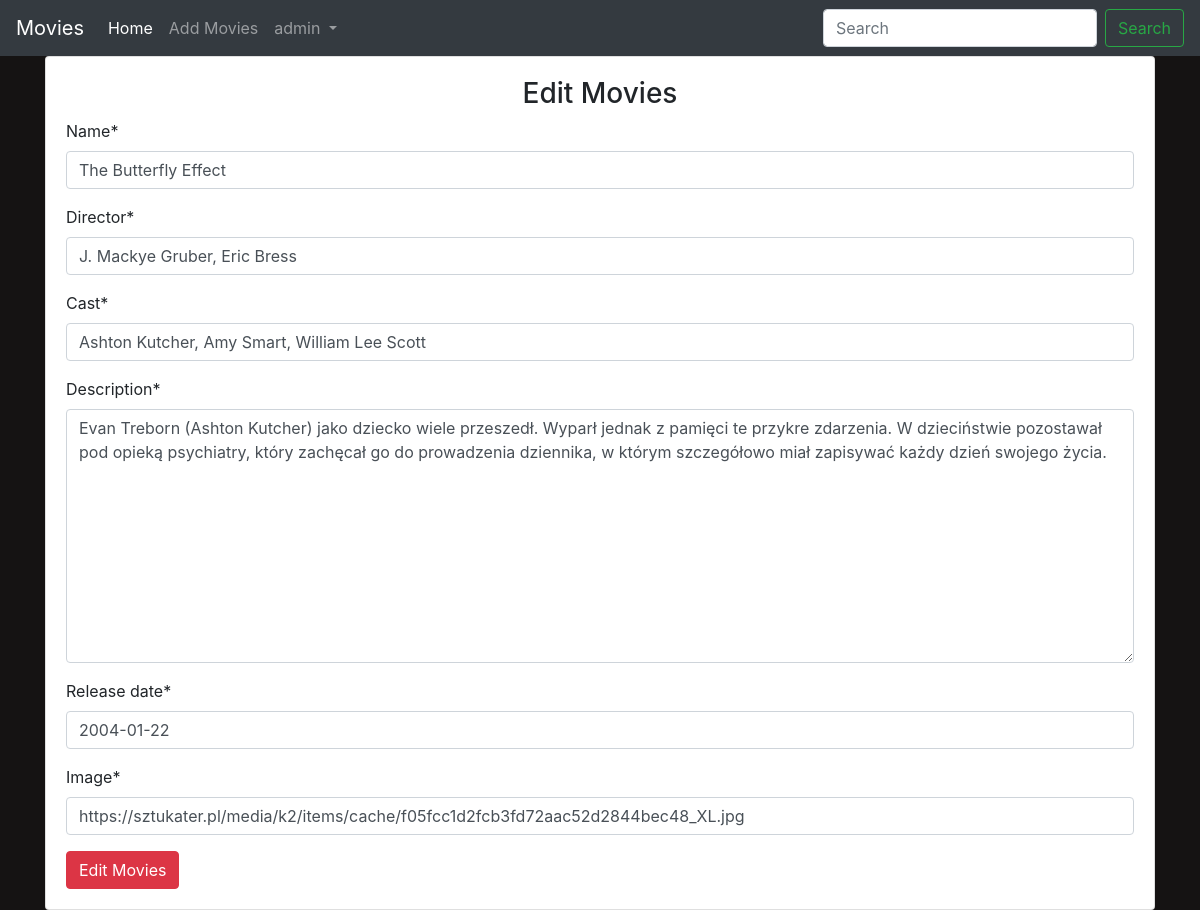
Screenshot of /editmovies/2/ (signed in) with the database file from the repository.
### main/models.py (models this page shows, shortened)
class Movie(models.Model):
    name = models.CharField(max_length=300)
    director = models.CharField(max_length=300)
    cast = models.CharField(max_length=800)
    description = models.TextField(max_length=5000)
    release_date = models.DateField()
    average_rating = models.FloatField(default=0)
    image = models.URLField(default=None, null=True)

### main/views.py (the view)
# urls.py: path('editmovies/<int:id>/', views.edit_movies, name='edit_movies'),
def edit_movies(request, id):
    if request.user.is_authenticated:
        if request.user.is_superuser:
            movie = Movie.objects.get(id=id)
            if request.method == 'POST':
                form = MovieForm(request.POST or None, instance=movie)
                if form.is_valid():
                    data = form.save(commit=False)
                    data.save()
                    return redirect('main:detail', id)
            else:
                form = MovieForm(instance=movie)
            return render(request, 'main/addmovies.html', {'form': form,
                                                           'controller': 'Edit Movies'})
        else:
            return redirect('main:home')
    return redirect('accounts:login')

### main/forms.py
class MovieForm(forms.ModelForm):
    class Meta:
        model = Movie
        fields = ('name', 'director', 'cast', 'description', 'release_date', 'image')

### main/templates/main/addmovies.html (shortened to what this page needs)
{% extends 'main/base.html' %}
{% load crispy_forms_tags %}
{% block content %}
<div class="container">
    <div class="card">
        <div class="card-body">
            <h3 class="text-center">{{ controller }}</h3>
            <form action="" method="POST">
                {{ form | crispy }}
                <input type="submit" value="{{ controller }}" class="btn btn-danger">
            </form>
        </div>
    </div>
</div>
{% endblock %}

### main/templates/main/base.html (shortened to what this page needs)
<!doctype html>
<html lang="en">
  <head>
    <link rel="stylesheet" href="https://maxcdn.bootstrapcdn.com/bootstrap/4.0.0/css/bootstrap.min.css">
    {% load staticfiles %}
    <link rel="stylesheet" href="{% static 'css/main.css' %}">
  </head>
  <body>
    <nav class="navbar navbar-expand-lg navbar-dark bg-dark text-white">
  <a class="navbar-brand" href="{% url 'main:home' %}">Movies</a>
  <div class="collapse navbar-collapse" id="navbarSupportedContent">
    <ul class="navbar-nav mr-auto">
      <li class="nav-item active">
        <a class="nav-link" href="{% url 'main:home' %}">Home <span class="sr-only">(current)</span></a>
      </li>
      <li class="nav-item">
        <a class="nav-link" href="{% url 'main:add_movies' %}">Add Movies</a>
      </li>
      {% if user.is_authenticated %}
      <li class="nav-item dropdown">
        <a class="nav-link dropdown-toggle" href="#" id="navbarDropdown" role="button" data-toggle="dropdown" aria-haspopup="true" aria-expanded="false">
          {{ user.username }}
        </a>
      </li>
      {% endif %}
    </ul>
    <form class="form-inline my-2 my-lg-0">
      <input class="form-control mr-sm-2" type="search" placeholder="Search" aria-label="Search">
      <button class="btn btn-outline-success my-2 my-sm-0" type="submit">Search</button>
    </form>
  </div>
</nav>
    {% block content %}
    {% endblock %}
  </body>
</html>

### main/static/css/main.css (style rules this page uses)
body { background-color: #151313; }

### rows the page displays
Movie: name "The Butterfly Effect", director "J. Mackye Gruber, Eric Bress", cast "Ashton Kutcher, Amy Smart, William Lee Scott", description "Evan Treborn (Ashton Kutcher) jako dziecko wiele przeszedł. Wyparł jednak z pamięci te przykre zdarzenia. W dzieciństwie pozostawał pod opieką psychiatry, który zachęcał go do prowadzenia dziennika, w którym szczegółowo miał zapisywać każdy dzień swojego życia.", release_date "2004-01-22", image "https://sztukater.pl/media/k2/items/cache/f05fcc1d2fcb3fd72aac52d2844bec48_XL.jpg"

### other values shown
{{ user.username }} "admin"
{{ controller }} "Edit Movies"
